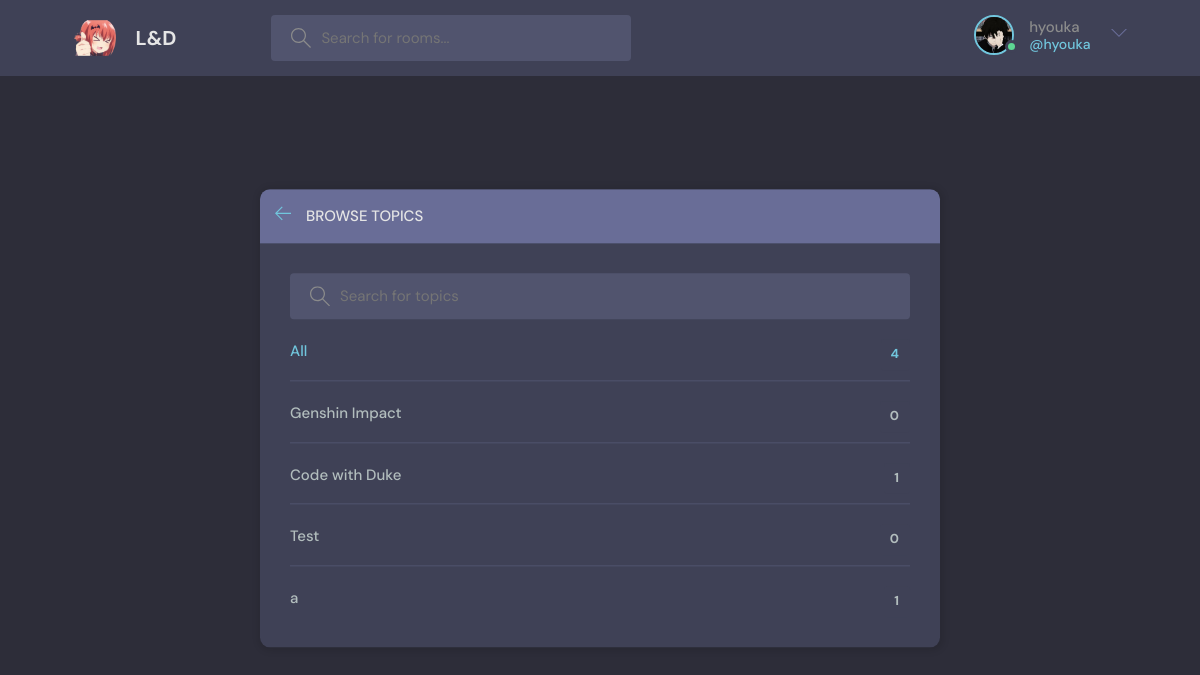
Before: /topics/ (signed in) with the older database file.
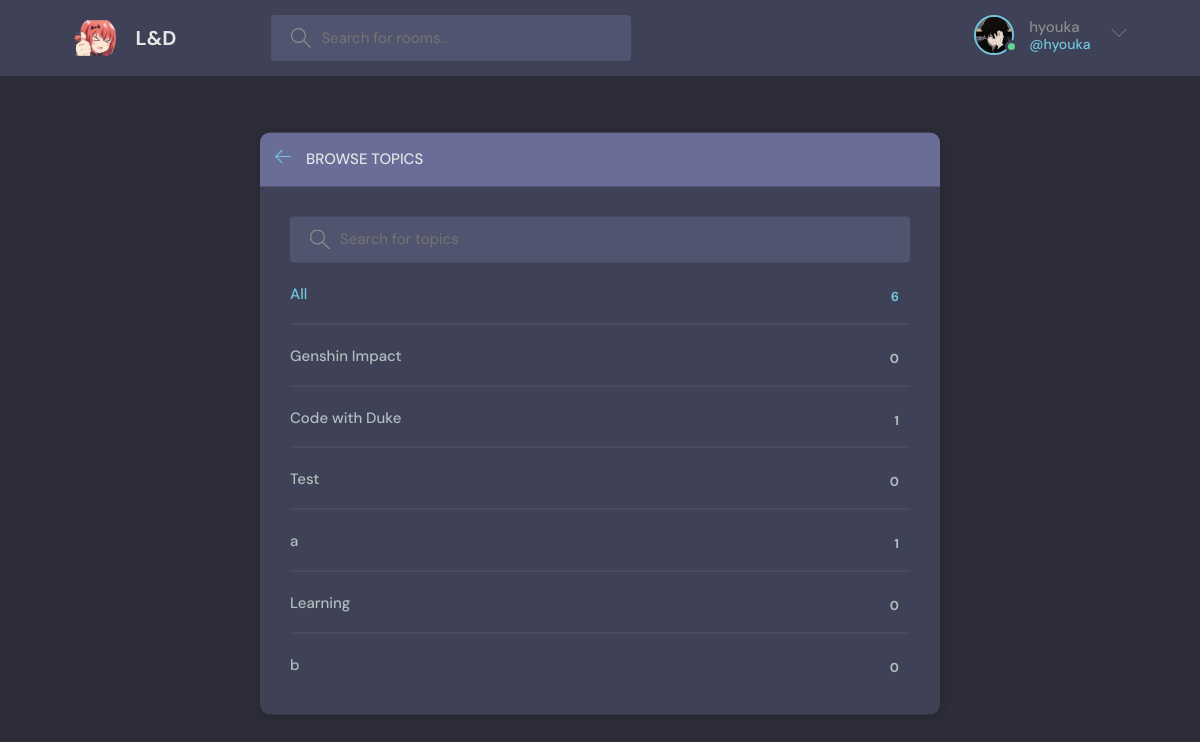
After: the same page with the newer database file.
### base/models.py (models this page shows, shortened)
class Topic(models.Model):
    topic = models.CharField(max_length=200)

### base/views.py (the view)
# urls.py: path('topics/', views.TopicPages, name='topic'),
def TopicPages(request):
    topics = Topic.objects.all()
    return render(request, 'base/topics.html', {'topics': topics})

### base/templates/base/topics.html (shortened to what this page needs)
{% extends 'main.html' %}
{% block content %}
<main class="create-room layout">
  <div class="container">
    <div class="layout__box">
      <div class="layout__boxHeader">
        <div class="layout__boxTitle">
          <a href="{% url 'home' %}">
            <svg version="1.1" xmlns="http://www.w3.org/2000/svg" width="32" height="32" viewBox="0 0 32 32">
              <title>arrow-left</title>
              <path
                d="M13.723 2.286l-13.723 13.714 13.719 13.714 1.616-1.611-10.96-10.96h27.625v-2.286h-27.625l10.965-10.965-1.616-1.607z">
              </path>
            </svg>
          </a>
          <h3>Browse Topics</h3>
        </div>
      </div>
      <div class="topics-page layout__body">
        <form action="" method="GET" class="header__search">
          <label>
            <input name="q" placeholder="Search for topics" />
          </label>
        </form>
        <ul class="topics__list">
          <li>
            <a href="{% url 'topic' %}" class="active">All <span>{{topics.count}}</span></a>
          </li>
          {% for topic in topics %}
          <li>
            <a href="{% url 'home' %}?q={{topic.name}}">{{ topic.topic }} <span>{{topic.room_set.all.count}}</span></a>
          </li>
          {% endfor %}
        </ul>
      </div>
    </div>
  </div>
</main>
{% endblock content %}

### templates/main.html (shortened to what this page needs)
{% load static %}
<!DOCTYPE html>
<html lang="en">
<head>
    <link rel="stylesheet" href="{% static 'styles/style.css' %}">
</head>
<body>
    {% include "navbar.html" %}
    {% block content %}
    {% endblock content %}
</body>
</html>

### templates/navbar.html (shortened to what this page needs)
{% load static %}
<header class="header header--loggedIn">
    <div class="container">
        <a href="{% url 'home' %}" class="header__logo">
            <img src="{% static 'images/logos.svg' %}" />
            <h1>L&D </h1>
        </a>
        <form class="header__search" method="GET" action="{% url 'home' %}">
            <label>
                <input name="q" placeholder="Search for rooms..." />
            </label>
        </form>
        <nav class="header__menu">
            {% if request.user.is_authenticated %}
            <div class="header__user">
                <a href="{% url 'user-profile' request.user.id %}">
                    <div class="avatar avatar--medium active">
                        <img src="{% static 'images/ava.jpg' %}" />
                    </div>
                    <p>{{request.user.username}} <span>@{{request.user.username}}</span></p>
                </a>
                <button class="dropdown-button">
                    <svg version="1.1" xmlns="http://www.w3.org/2000/svg" width="32" height="32" viewBox="0 0 32 32">
                        <title>chevron-down</title>
                        <path d="M16 21l-13-13h-3l16 16 16-16h-3l-13 13z"></path>
                    </svg>
                </button>
            </div>
            {% else %}
            <a href="{% url 'login' %}">
                <img src="{% static 'images/avatar.svg'%}" />
                <p>Login</p>
            </a>
            {% endif %}
        </nav>
    </div>
</header>

### static/styles/style.css (style rules this page uses)
:root { --color-main: #71c6dd; --color-main-light: #e1f6fb; --color-dark: #3f4156; --color-dark-medium: #51546e; --color-dark-light: #696d97; --color-light: #e5e5e5; --color-gray: #8b8b8b; --color-light-gray: #b2bdbd; --color-bg: #2d2d39; --color-success: #5dd693; --color-error: #fc4b0b; }
* { font-family: "DM Sans", -apple-system, BlinkMacSystemFont, "Segoe UI", Roboto, Oxygen, Ubuntu, Cantarell, "Open Sans", "Helvetica Neue", sans-serif; margin: 0; padding: 0; box-sizing: border-box; text-rendering: optimizeLegibility; font-size: inherit; }
html { font-size: 56.25%; }
@media only screen and (min-width: 1200px) { html { font-size: 62.5%; } }
body { line-height: 1.6; font-weight: 400; font-size: 1.5rem; color: var(--color-light-gray); background-color: var(--color-bg); min-height: 100vh; }
img { width: 100%; }
a { display: inline-block; color: var(--color-main); text-decoration: none; }
.container { max-width: 120rem; width: 90%; margin: auto; }
.avatar { position: relative; display: inline-block; border-radius: 50%; border: 2px solid var(--color-main); }
.avatar img { display: block; border-radius: 50%; object-fit: cover; object-position: center; }
.avatar::after { content: ""; display: block; position: absolute; background-color: var(--color-gray); z-index: 111; border-radius: 50%; border: 0.3rem solid var(--color-dark); }
.avatar.active::after { background-color: var(--color-success); }
.avatar.avatar--medium img { width: 3.6rem; height: 3.6rem; border-radius: 50%; }
.avatar.avatar--medium:after { width: 0.7rem; height: 0.7rem; bottom: 0px; right: -6px; }
.header { padding: 1.5rem; background-color: var(--color-dark); }
.header>.container { display: flex; gap: 9.5rem; }
.header__logo, .header__user { display: flex; gap: 2rem; align-items: center; }
.header__logo>img { height: 4.2rem; width: 4.2rem; }
.header__logo>h1 { font-weight: 700; font-size: 2rem; color: var(--color-light); }
.header__search>label { background-color: var(--color-dark-medium); padding: 1.3rem 1rem; display: flex; align-items: center; gap: 1rem; border-radius: 4px; }
.header__search svg { fill: var(--color-gray); width: 2rem; height: 2rem; margin-left: 1rem; }
.header__search input { width: 30rem; background: transparent; border: none; outline: none; color: var(--color-light); }
.header__menu { margin-left: auto; position: relative; }
.header__menu a { display: flex; gap: 1.5rem; align-items: center; font-weight: 500; text-decoration: none; color: var(--color-gray); }
.header__menu img { height: 3.6rem; }
.header__menu p { line-height: 1.2; }
.header__menu span { color: var(--color-main); font-weight: 500; font-size: 1.4rem; display: block; }
.header__menu svg { width: 1.6rem; height: 1.6rem; fill: var(--color-dark-light); }
.dropdown-button { background: transparent; border: 0; outline: 0; cursor: pointer; }
.layout { margin-top: 2.4rem; }
.layout>.container { display: flex; justify-content: space-between; align-items: flex-start; }
.layout__box { width: 90%; max-width: 48rem; min-height: 40rem; position: absolute; top: 50%; left: 50%; transform: translate(-50%, -46%); background-color: var(--color-dark); border-radius: 1rem; box-shadow: 1px 1px 6px 3px rgba(0, 0, 0, 0.1); overflow: hidden; }
.layout__boxHeader { display: flex; padding: 1.5rem; background-color: var(--color-dark-light); }
.layout__boxTitle { display: flex; gap: 1.5rem; align-items: center; }
.layout__boxTitle h3 { text-transform: uppercase; font-weight: 500; color: var(--color-light); }
.layout__boxTitle svg { width: 1.6rem; height: 1.6rem; fill: var(--color-main); }
.layout__body { margin: 3rem; }
.topics__list { list-style: none; }
.topics__list li a { display: flex; justify-content: space-between; margin-bottom: 3rem; font-weight: 500; color: var(--color-light-gray); transition: all 0.3s ease-in-out; }
.topics__list li a.active, .topics__list li a:hover { color: var(--color-main); }
.topics__list li a span { padding: 0.5rem 1rem; background-color: var(--color-dark); border-radius: 3px; font-size: 1.3rem; font-weight: 700; letter-spacing: 1px; }
.topics-page .topics__list li:not(:last-child) a { margin: 2rem 0; padding-bottom: 1rem; text-decoration: none; border-bottom: 1px solid var(--color-dark-medium); }
.topics-page .header__search { display: block; }
.create-room.layout .layout__box { max-width: 68rem; }

Changed rows visible on the page:
added Topic: topic "Learning", room_set.all.count "0"
added Topic: topic "b", room_set.all.count "0"
Other visible differences:
{{ topics.count }}: "4" → "6"
